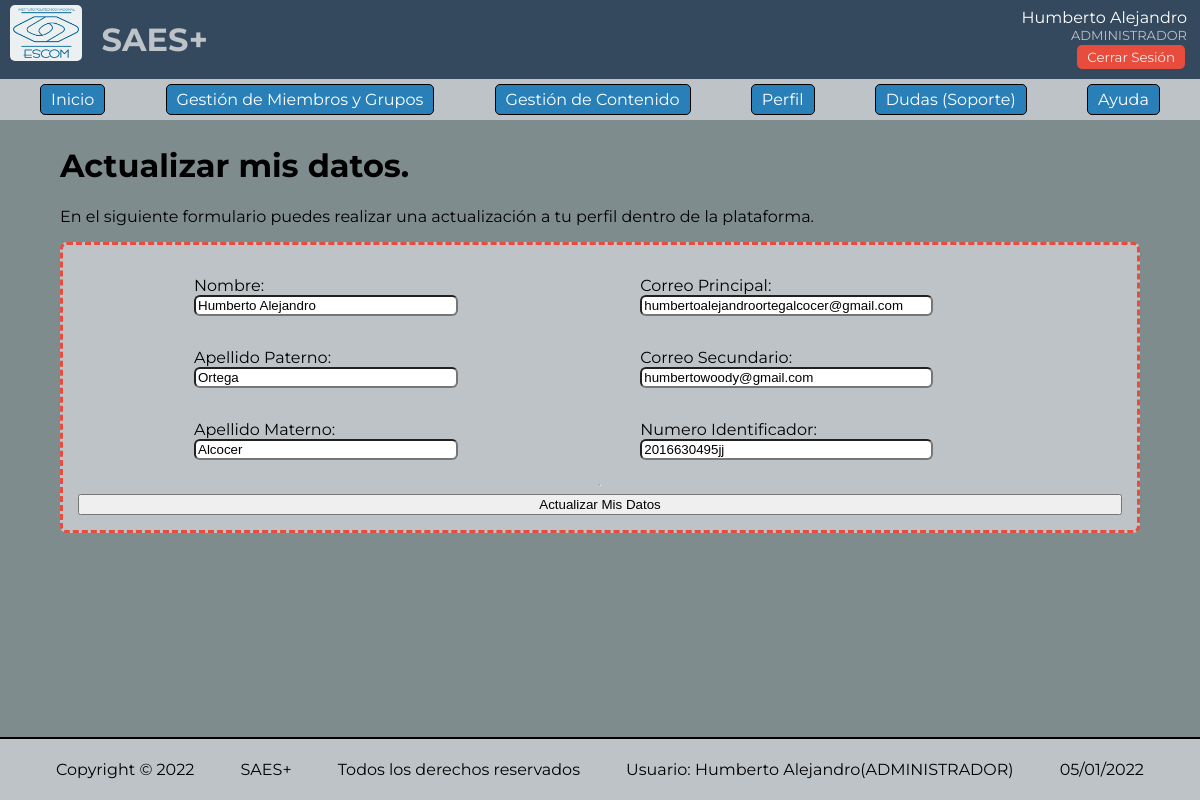
/profesor/perfil.php (signed in), run on the app's committed database.
### tables this page shows
CREATE TABLE `usuarios` (
  `id` int NOT NULL AUTO_INCREMENT,
  `nombre` varchar(100) NOT NULL,
  `ap_pat` varchar(100) DEFAULT NULL,
  `ap_mat` varchar(100) DEFAULT NULL,
  `correo_principal` varchar(100) NOT NULL,
  `correo_secundario` varchar(100) DEFAULT NULL,
  `tipo_usuario` varchar(100) NOT NULL DEFAULT 'ALUMNO',
  `numero_identificador` varchar(100) DEFAULT NULL,
  `password` varchar(100) NOT NULL,
  `id_grupo` int DEFAULT NULL,
  PRIMARY KEY (`id`)
);

### src/usuario/db_usuario.php (called while the page is built, shortened)
<?php
include_once(dirname(dirname(dirname(__FILE__))) . "/src/db.php");
include_once(dirname(dirname(dirname(__FILE__))) . "/src/grupo/servicio_grupo.php");
class DBUsuario
{
  private $conexion;
  public function __construct()
  {
    $claseConexion = new Conexion();
    $this->conexion = $claseConexion->obtenerConexion();
  }
  private function fila_a_modelo($fila_usuario)
  {
    $usuario = new Usuario();
    $usuario->id = $fila_usuario["id"];
    $usuario->nombre = $fila_usuario["nombre"];
    $usuario->ap_pat = $fila_usuario["ap_pat"];
    $usuario->ap_mat = $fila_usuario["ap_mat"];
    $usuario->tipo_usuario = $fila_usuario["tipo_usuario"];
    $usuario->correo_principal = $fila_usuario["correo_principal"];
    $usuario->correo_secundario = $fila_usuario["correo_secundario"];
    $usuario->numero_identificador = $fila_usuario["numero_identificador"];
    $usuario->password = $fila_usuario["password"];
    $usuario->id_grupo = $fila_usuario["id_grupo"];
    if ($usuario->id_grupo != null) {
      $servicio_grupo = new ServicioGrupo();
      $usuario->grupo = $servicio_grupo->obtenerGrupoPorID($usuario->id_grupo);
    }
    return $usuario;
  }
  public function obtenerUsuarioPorID($id_usuario)
  {
    $consulta = "SELECT * FROM usuarios WHERE id = " . $id_usuario . ";";
    $resultado = $this->conexion->query($consulta);
    return $this->fila_a_modelo($resultado->fetch_assoc());
  }
}

### src/db.php (called while the page is built, shortened)
<?php
class Conexion
{
  private $db_con;
  public function __construct()
  {
    $this->db_con = new mysqli(Config::$db_host, Config::$db_user, Config::$db_pass, Config::$db_name);
  }
  public function obtenerConexion()
  {
    return $this->db_con;
  }
}

### src/sesion.php (called while the page is built, shortened)
<?php
$sesion_iniciada = isset($_SESSION["sesion_iniciada"]);
$sesion_id_usuario = $sesion_iniciada ? $_SESSION["id_usuario"] : null;

### src/usuario/servicio_usuario.php (called while the page is built, shortened)
<?php
include_once(dirname(dirname(dirname(__FILE__))) . "/src/usuario/db_usuario.php");
class ServicioUsuario
{
  private $db_usuario;
  public function __construct()
  {
    $this->db_usuario = new DBUsuario();
  }
  public function obtenerUsuarioPorID($id_usuario)
  {
    $usuario = $this->db_usuario->obtenerUsuarioPorID($id_usuario);
    return $usuario;
  }
}

### src/grupo/db_grupo.php (called while the page is built, shortened)
<?php
include_once(dirname(dirname(dirname(__FILE__))) . "/src/db.php");
class DBGrupo
{
  private $conexion;
  public function __construct()
  {
    $claseConexion = new Conexion();
    $this->conexion = $claseConexion->obtenerConexion();
  }
  private function fila_a_modelo($fila_grupo)
  {
    $grupo = new Grupo();
    $grupo->id = $fila_grupo["id"];
    $grupo->nombre = $fila_grupo["nombre"];
    return $grupo;
  }
  public function obtenerGrupoPorID($id_grupo)
  {
    $consulta = "SELECT * FROM grupos WHERE id = " . $id_grupo . ";";
    $resultado = $this->conexion->query($consulta);
    return $this->fila_a_modelo($resultado->fetch_assoc());
  }
}

### src/grupo/servicio_grupo.php (called while the page is built, shortened)
<?php
include_once(dirname(dirname(dirname(__FILE__))) . "/src/grupo/db_grupo.php");
class ServicioGrupo
{
  private $db_grupo;
  public function __construct()
  {
    $this->db_grupo = new DBGrupo();
  }
  public function obtenerGrupoPorID($id_grupo)
  {
    $grupo = $this->db_grupo->obtenerGrupoPorID($id_grupo);
    return $grupo;
  }
}

### profesor/perfil.php (the view, shortened to what this page needs)
<?php
require_once(dirname(dirname(__FILE__)) . '/src/componentes_ui/encabezado.php');
require_once(dirname(dirname(__FILE__)) . '/src/sesion.php');
require_once(dirname(dirname(__FILE__)) . '/src/usuario/servicio_usuario.php');
if ($sesion_iniciada == true) {
  $servicio = new ServicioUsuario();
  $usuario = $servicio->obtenerUsuarioPorID($sesion_id_usuario);
} else {
  header('Location: /index.php', true, 302);
}
?>
<link rel="stylesheet" href="/assets/css/perfil.css">
<div id="perfil">
  <h1>Actualizar mis datos.</h1>
  <p>En el siguiente formulario puedes realizar una actualización a tu perfil dentro de la plataforma.</p>
  <form action="/acciones/profesor/actualizar-perfil.php" method="post">
    <div class="fila">
      <div class="columna">
        <p>
          Nombre: <input class="campo" type="text" name="nombre" id="nombre" value="<?php echo $usuario->nombre; ?>">
        </p>
        <p>
          Apellido Paterno: <input class="campo" type="text" name="ap_pat" id="ap_pat" value="<?php echo $usuario->ap_pat; ?>">
        </p>
        <p>
          Apellido Materno: <input class="campo" type="text" name="ap_mat" id="ap_mat" value="<?php echo $usuario->ap_mat; ?>">
        </p>
      </div>
      <div class="columna">
        <p>
          Correo Principal: <input class="campo" type="email" name="correo_principal" id="correo_principal" value="<?php echo $usuario->correo_principal; ?>">
        </p>
        <p>
          Correo Secundario: <input class="campo" type="text" name="correo_secundario" id="correo_secundario" value="<?php echo $usuario->correo_secundario; ?>">
        </p>
        <p>
          Numero Identificador: <input class="campo" type="text" name="numero_identificador" id="numero_identificador" value="<?php echo $usuario->numero_identificador; ?>">
        </p>
      </div>
    </div>
    <hr>
    <input type="submit" value="Actualizar Mis Datos">
  </form>
</div>
<?php require_once(dirname(dirname(__FILE__)) . '/src/componentes_ui/pie_de_pagina.php'); ?>

### assets/css/general.css (style rules this page uses)
html, body { height: 100%; width: 100%; font-family: "Montserrat", sans-serif; border: 0; margin: 0; display: flex; flex-direction: column; align-items: stretch; flex-shrink: 0; }

### assets/css/perfil.css (style rules this page uses)
#perfil { flex-grow: 1; background-color: #7f8c8d; padding: 5px 5%; }
#perfil > form { border: 3px dashed #e74c3c; border-radius: 7px; background-color: #bdc3c7; padding: 15px; display: flex; flex-direction: column; justify-content: space-evenly; }
.campo { border-radius: 6px; box-sizing: border-box; width: 80%; }
.columna { display: flex; flex-direction: column; }
.fila { display: flex; flex-direction: row; justify-content: space-evenly; }

### data on the page
usuarios: nombre "Humberto Alejandro", ap_pat "Ortega", ap_mat "Alcocer", correo_principal "humbertoalejandroortegalcocer@gmail.com", correo_secundario "humbertowoody@gmail.com", numero_identificador "2016630495jj"

### other printed values
Config::$nombre_proyecto "SAES+"
$sesion_nombre_usuario "Humberto Alejandro"
$sesion_tipo_usuario "ADMINISTRADOR"
